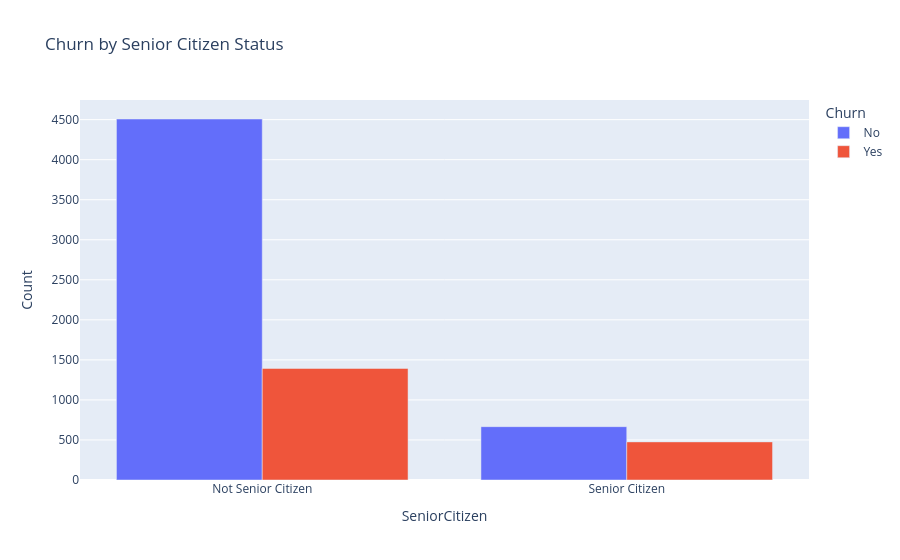

Write notebook code for a chart like this one.
### Code cell
fig6 = px.bar(seniorchurn, x= 'SeniorCitizen', y='Count', color= 'Churn', barmode= 'group',
              title= 'Churn by Senior Citizen Status')
fig6.show()

### Figure 1 — Plotly figure (JSON) as saved in the notebook; plotly's stock layout.template omitted (floating-point values rounded to 4 significant figures)
{"data": [{"alignmentgroup": "True", "hovertemplate": "Churn=No<br>SeniorCitizen=%{x}<br>Count=%{y}<extra></extra>", "legendgroup": "No", "marker": {"color": "#636efa", "pattern": {"shape": ""}}, "name": "No", "offsetgroup": "No", "orientation": "v", "showlegend": true, "textposition": "auto", "type": "bar", "x": ["Not Senior Citizen", "Senior Citizen"], "xaxis": "x", "y": [4508, 666], "yaxis": "y"}, {"alignmentgroup": "True", "hovertemplate": "Churn=Yes<br>SeniorCitizen=%{x}<br>Count=%{y}<extra></extra>", "legendgroup": "Yes", "marker": {"color": "#EF553B", "pattern": {"shape": ""}}, "name": "Yes", "offsetgroup": "Yes", "orientation": "v", "showlegend": true, "textposition": "auto", "type": "bar", "x": ["Not Senior Citizen", "Senior Citizen"], "xaxis": "x", "y": [1393, 476], "yaxis": "y"}], "layout": {"barmode": "group", "legend": {"title": {"text": "Churn"}, "tracegroupgap": 0}, "title": {"text": "Churn by Senior Citizen Status"}, "xaxis": {"anchor": "y", "domain": [0, 1], "title": {"text": "SeniorCitizen"}}, "yaxis": {"anchor": "x", "domain": [0, 1], "title": {"text": "Count"}}}}
